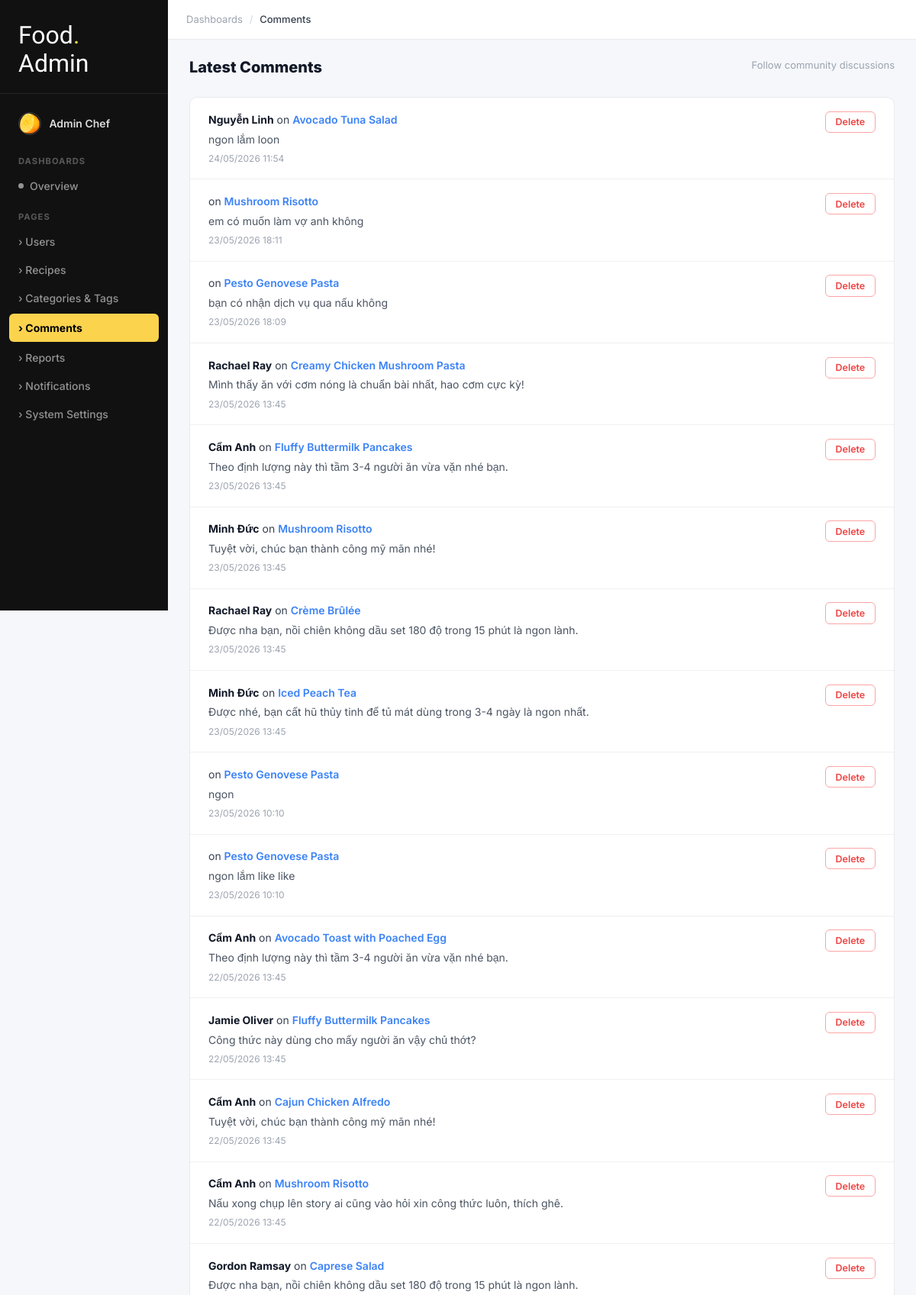
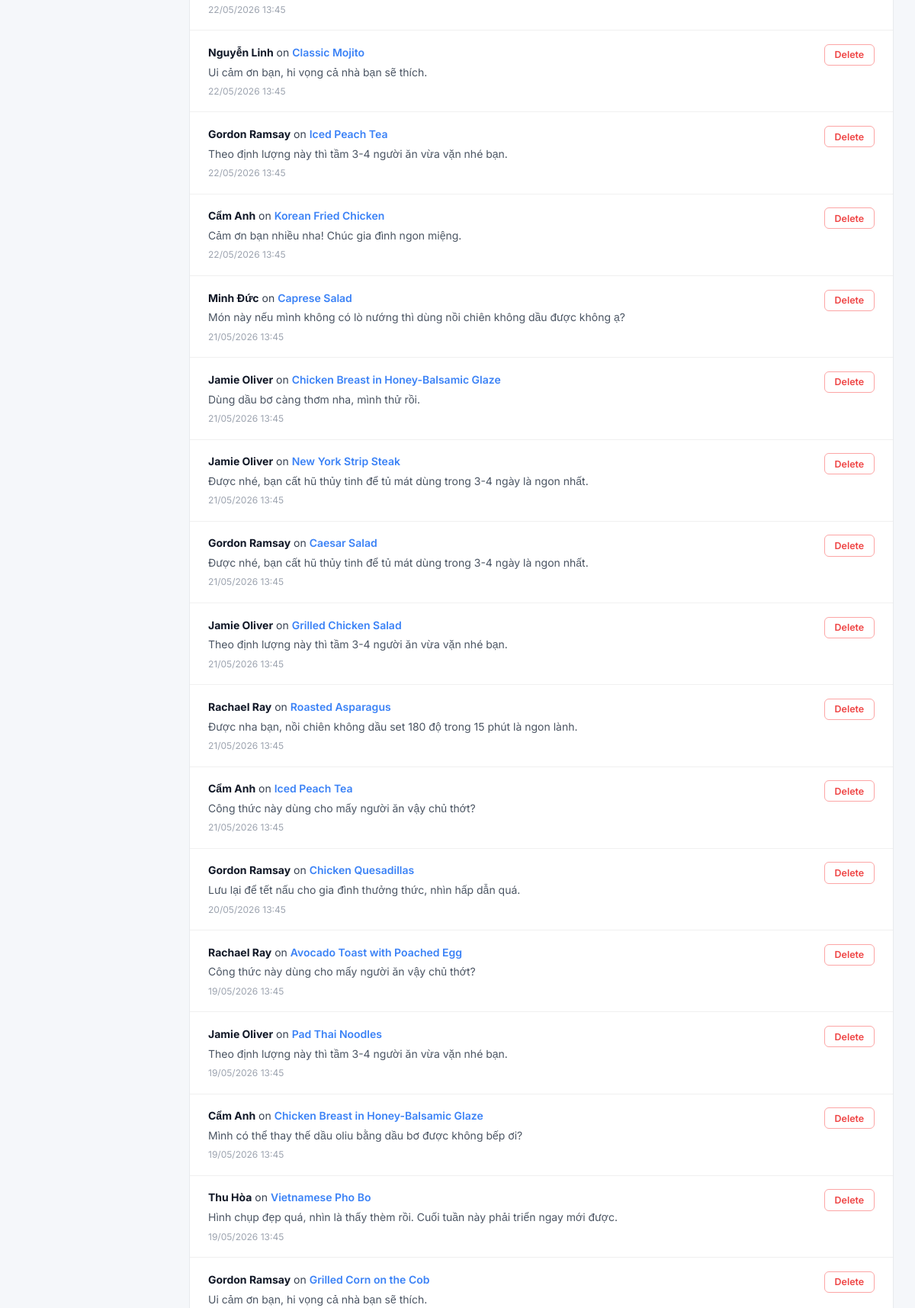
Page /frontend/pages/admin/comments.php (signed in, upper part) on the committed database (2 pictures, top to bottom).
### tables this page shows
CREATE TABLE `comments` (
  `id` int(11) NOT NULL,
  `recipe_id` int(11) NOT NULL,
  `user_id` int(11) NOT NULL,
  `parent_id` int(11) DEFAULT NULL COMMENT 'For nested comments/replies',
  `comment_text` text NOT NULL,
  `is_approved` tinyint(1) DEFAULT 1,
  `created_at` timestamp NOT NULL DEFAULT current_timestamp(),
  `updated_at` timestamp NOT NULL DEFAULT current_timestamp() ON UPDATE current_timestamp()
);

CREATE TABLE `users` (
  `id` int(11) NOT NULL,
  `username` varchar(50) NOT NULL,
  `email` varchar(100) NOT NULL,
  `password_hash` varchar(255) NOT NULL,
  `display_name` varchar(100) DEFAULT NULL,
  `bio` text DEFAULT NULL,
  `date_of_birth` date DEFAULT NULL,
  `profile_image` varchar(255) DEFAULT NULL,
  `role` enum('user','admin') DEFAULT 'user',
  `is_active` tinyint(1) DEFAULT 1,
  `created_at` timestamp NOT NULL DEFAULT current_timestamp(),
  `updated_at` timestamp NOT NULL DEFAULT current_timestamp() ON UPDATE current_timestamp(),
  `notification_prefs` longtext DEFAULT NULL CHECK (json_valid(`notification_prefs`)),
  `privacy_prefs` longtext DEFAULT NULL CHECK (json_valid(`privacy_prefs`))
);

CREATE TABLE `recipes` (
  `id` int(11) NOT NULL,
  `user_id` int(11) NOT NULL,
  `category_id` int(11) DEFAULT NULL,
  `title` varchar(200) NOT NULL,
  `slug` varchar(200) NOT NULL,
  `description` text DEFAULT NULL,
  `prep_time` int(11) DEFAULT NULL COMMENT 'Preparation time in minutes',
  `cook_time` int(11) DEFAULT NULL COMMENT 'Cooking time in minutes',
  `total_time` int(11) DEFAULT NULL COMMENT 'Total time in minutes',
  `servings` int(11) DEFAULT 4,
  `difficulty` enum('Easy','Medium','Hard') DEFAULT 'Medium',
  `main_image` varchar(255) DEFAULT NULL,
  `is_published` tinyint(1) DEFAULT 0,
  `is_featured` tinyint(1) DEFAULT 0,
  `view_count` int(11) DEFAULT 0,
  `created_at` timestamp NOT NULL DEFAULT current_timestamp(),
  `updated_at` timestamp NOT NULL DEFAULT current_timestamp() ON UPDATE current_timestamp()
);

### frontend/pages/admin/comments.php (the view, shortened to what this page needs)
<?php
require_once '../../includes/bootstrap.php';
$query = "SELECT c.id, c.comment_text, c.created_at, u.display_name, r.title AS recipe_title
          FROM comments c
          JOIN users u ON c.user_id = u.id
          JOIN recipes r ON c.recipe_id = r.id
          ORDER BY c.created_at DESC";
$result = $conn->query($query);
?>
<!DOCTYPE html>
<html lang="en">
<head>
<link rel="stylesheet" href="/smart-recipes/frontend/assets/css/base/variables.css">
<link rel="stylesheet" href="/smart-recipes/frontend/assets/css/base/reset.css">
<link rel="stylesheet" href="/smart-recipes/frontend/assets/css/pages/admin.css">
<link rel="stylesheet" href="/smart-recipes/frontend/assets/css/components/footer.css">
</head>
<body class="adm-body">
<div class="adm-layout">
    <?php include '../../includes/admin_sidebar.php'; ?>
    <div class="adm-main">
        <header class="adm-topbar">
            <div class="adm-topbar-left"><span>Dashboards</span><span class="adm-topbar-sep">/</span><span class="adm-tb-active">Comments</span></div>
            </header>
        <div class="adm-content">
            <div class="adm-page-header">
                <h1 class="adm-page-title">Latest Comments</h1>
                <span style="font-size:0.8125rem;color:#9CA3AF;">Follow community discussions</span>
            </div>
            <div class="adm-comment-list">
                <?php if ($result && $result->num_rows > 0): ?>
                    <?php while ($cmt = $result->fetch_assoc()): ?>
                    <div class="adm-comment-item">
                        <div style="flex:1;">
                            <p class="adm-comment-meta">
                                <strong><?= htmlspecialchars($cmt['display_name']) ?></strong>
                                on <a href="#"><?= htmlspecialchars($cmt['recipe_title']) ?></a>
                            </p>
                            <p class="adm-comment-text"><?= htmlspecialchars($cmt['comment_text']) ?></p>
                            <p class="adm-comment-time"><?= date('d/m/Y H:i', strtotime($cmt['created_at'])) ?></p>
                        </div>
                        <div>
                            <button class="adm-btn adm-btn-danger" onclick="deleteComment(<?= $cmt['id'] ?>)">Delete</button>
                        </div>
                    </div>
                    <?php endwhile; ?>
                <?php else: ?>
                    <div style="padding: 30px; text-align: center; color: #9CA3AF; background: #fff; border-radius: 12px; border: 1px solid #E5E7EB;">
                        Chưa có bình luận nào trên hệ thống.
                    </div>
                <?php endif; ?>
            </div>
        </div>
        <?php include '../../includes/footer.php'; ?>
</body>
</html>

### frontend/assets/css/base/variables.css (style rules this page uses)
:root { --color-primary: #000000; --color-secondary: #FCD34D; --color-accent: #3B82F6; --color-text: #1F2937; --color-text-light: #6B7280; --color-border: #E5E7EB; --color-bg: #F9FAFB; --color-white: #FFFFFF; --yellow-400: #FCD34D; --yellow-500: #F59E0B; --gray-50: #F9FAFB; --gray-100: #F3F4F6; --gray-200: #E5E7EB; --gray-300: #D1D5DB; --gray-400: #9CA3AF; --gray-600: #4B5563; --gray-700: #374151; --gray-800: #1F2937; --gray-900: #111827; --font-primary: 'Poppins', sans-serif; --font-logo: 'Rammetto One', cursive; --font-display: 'Pacifico', cursive; --text-xs: 0.75rem; --text-sm: 0.875rem; --text-base: 1rem; --text-lg: 1.125rem; --text-xl: 1.25rem; --text-2xl: 1.5rem; --text-3xl: 1.875rem; --text-4xl: 2.25rem; --text-5xl: 3rem; --spacing-1: 0.25rem; --spacing-2: 0.5rem; --spacing-3: 0.75rem; --spacing-4: 1rem; --spacing-6: 1.5rem; --spacing-8: 2rem; --spacing-12: 3rem; --spacing-16: 4rem; --radius-sm: 0.25rem; --radius-md: 0.5rem; --radius-lg: 0.75rem; --radius-xl: 1rem; --radius-full: 9999px; --shadow-sm: 0 1px 2px 0 rgba(0, 0, 0, 0.05); --shadow-md: 0 4px 6px -1px rgba(0, 0, 0, 0.1); --shadow-lg: 0 10px 15px -3px rgba(0, 0, 0, 0.1); --shadow-xl: 0 20px 25px -5px rgba(0, 0, 0, 0.1); --transition-fast: 150ms ease-in-out; --transition-base: 300ms ease-in-out; --transition-slow: 500ms ease-in-out; --container-max: 1280px; --navbar-height: 80px; --z-dropdown: 1000; --z-sticky: 1020; --z-modal: 1050; --z-tooltip: 1070; }

### frontend/assets/css/pages/admin.css (style rules this page uses)
*, *::before, *::after { box-sizing: border-box; }
body.adm-body { margin: 0; padding: 0; font-family: 'Inter', sans-serif; background: #f5f7fa; color: #111827; }
.adm-layout { display: flex; min-height: 100vh; }
.adm-main { flex: 1; display: flex; flex-direction: column; min-width: 0; background: #f5f7fa; }
.adm-topbar { height: 52px; background: white; border-bottom: 1px solid #e8eaed; display: flex; align-items: center; padding: 0 1.5rem; gap: 0.75rem; position: sticky; top: 0; z-index: 50; flex-shrink: 0; }
.adm-topbar-left { display: flex; align-items: center; gap: 0.4rem; font-size: 0.8125rem; color: #9CA3AF; }
.adm-topbar-left .adm-tb-active { color: #374151; font-weight: 500; }
.adm-topbar-sep { color: #D1D5DB; margin: 0 0.15rem; }
.adm-content { padding: 1.5rem 1.75rem; flex: 1; overflow-y: auto; }
.adm-page-header { display: flex; align-items: flex-start; justify-content: space-between; margin-bottom: 1.5rem; }
.adm-page-title { font-size: 1.25rem; font-weight: 800; color: #111827; margin: 0 0 0.2rem; }
.adm-btn { display: inline-flex; align-items: center; gap: 0.25rem; padding: 0.35rem 0.8rem; border-radius: 6px; font-size: 0.78rem; font-weight: 600; cursor: pointer; border: 1px solid transparent; transition: all 0.15s; font-family: inherit; text-decoration: none; }
.adm-btn-danger { background: white; border-color: #FCA5A5; color: #EF4444; }
.adm-comment-list { background: white; border-radius: 10px; border: 1px solid #e8eaed; overflow: hidden; }
.adm-comment-item { padding: 1.1rem 1.5rem; border-bottom: 1px solid #f0f0f0; display: flex; align-items: flex-start; justify-content: space-between; gap: 1rem; }
.adm-comment-meta { font-size: 0.875rem; margin: 0 0 0.3rem; color: #374151; }
.adm-comment-meta strong { color: #111827; font-weight: 700; }
.adm-comment-meta a { color: #3B82F6; text-decoration: none; font-weight: 600; }
.adm-comment-text { font-size: 0.875rem; color: #4B5563; margin: 0 0 0.35rem; line-height: 1.55; }
.adm-comment-time { font-size: 0.75rem; color: #9CA3AF; margin: 0; }

### rows in the picture
comments: user.display_name "Nguyễn Linh", recipe.title "Avocado Tuna Salad", comment_text "ngon lắm loon", created_at "24/05/2026 11:54"
comments: recipe.title "Mushroom Risotto", comment_text "em có muốn làm vợ anh không", created_at "23/05/2026 18:11"
comments: recipe.title "Pesto Genovese Pasta", comment_text "bạn có nhận dịch vụ qua nấu không", created_at "23/05/2026 18:09"
comments: user.display_name "Rachael Ray", recipe.title "Creamy Chicken Mushroom Pasta", comment_text "Mình thấy ăn với cơm nóng là chuẩn bài nhất, hao cơm cực kỳ!", created_at "23/05/2026 13:45"
comments: user.display_name "Cẩm Anh", recipe.title "Fluffy Buttermilk Pancakes", comment_text "Theo định lượng này thì tầm 3-4 người ăn vừa vặn nhé bạn.", created_at "23/05/2026 13:45"
comments: user.display_name "Minh Đức", recipe.title "Mushroom Risotto", comment_text "Tuyệt vời, chúc bạn thành công mỹ mãn nhé!", created_at "23/05/2026 13:45"
comments: user.display_name "Rachael Ray", recipe.title "Crème Brûlée", comment_text "Được nha bạn, nồi chiên không dầu set 180 độ trong 15 phút là ngon lành.", created_at "23/05/2026 13:45"
comments: user.display_name "Minh Đức", recipe.title "Iced Peach Tea", comment_text "Được nhé, bạn cất hũ thủy tinh để tủ mát dùng trong 3-4 ngày là ngon nhất.", created_at "23/05/2026 13:45"
comments: recipe.title "Pesto Genovese Pasta", comment_text "ngon", created_at "23/05/2026 10:10"
comments: recipe.title "Pesto Genovese Pasta", comment_text "ngon lắm like like", created_at "23/05/2026 10:10"
comments: user.display_name "Cẩm Anh", recipe.title "Avocado Toast with Poached Egg", comment_text "Theo định lượng này thì tầm 3-4 người ăn vừa vặn nhé bạn.", created_at "22/05/2026 13:45"
comments: user.display_name "Jamie Oliver", recipe.title "Fluffy Buttermilk Pancakes", comment_text "Công thức này dùng cho mấy người ăn vậy chủ thớt?", created_at "22/05/2026 13:45"
comments: user.display_name "Cẩm Anh", recipe.title "Cajun Chicken Alfredo", comment_text "Tuyệt vời, chúc bạn thành công mỹ mãn nhé!", created_at "22/05/2026 13:45"
comments: user.display_name "Cẩm Anh", recipe.title "Mushroom Risotto", comment_text "Nấu xong chụp lên story ai cũng vào hỏi xin công thức luôn, thích ghê.", created_at "22/05/2026 13:45"
comments: user.display_name "Gordon Ramsay", recipe.title "Caprese Salad", comment_text "Được nha bạn, nồi chiên không dầu set 180 độ trong 15 phút là ngon lành.", created_at "22/05/2026 13:45"
comments: user.display_name "Nguyễn Linh", recipe.title "Classic Mojito", comment_text "Ui cảm ơn bạn, hi vọng cả nhà bạn sẽ thích.", created_at "22/05/2026 13:45"
comments: user.display_name "Gordon Ramsay", recipe.title "Iced Peach Tea", comment_text "Theo định lượng này thì tầm 3-4 người ăn vừa vặn nhé bạn.", created_at "22/05/2026 13:45"
comments: user.display_name "Cẩm Anh", recipe.title "Korean Fried Chicken", comment_text "Cảm ơn bạn nhiều nha! Chúc gia đình ngon miệng.", created_at "22/05/2026 13:45"
comments: user.display_name "Minh Đức", recipe.title "Caprese Salad", comment_text "Món này nếu mình không có lò nướng thì dùng nồi chiên không dầu được không ạ?", created_at "21/05/2026 13:45"
comments: user.display_name "Jamie Oliver", recipe.title "Chicken Breast in Honey-Balsamic Glaze", comment_text "Dùng dầu bơ càng thơm nha, mình thử rồi.", created_at "21/05/2026 13:45"
comments: user.display_name "Jamie Oliver", recipe.title "New York Strip Steak", comment_text "Được nhé, bạn cất hũ thủy tinh để tủ mát dùng trong 3-4 ngày là ngon nhất.", created_at "21/05/2026 13:45"
comments: user.display_name "Gordon Ramsay", recipe.title "Caesar Salad", comment_text "Được nhé, bạn cất hũ thủy tinh để tủ mát dùng trong 3-4 ngày là ngon nhất.", created_at "21/05/2026 13:45"
comments: user.display_name "Jamie Oliver", recipe.title "Grilled Chicken Salad", comment_text "Theo định lượng này thì tầm 3-4 người ăn vừa vặn nhé bạn.", created_at "21/05/2026 13:45"
comments: user.display_name "Rachael Ray", recipe.title "Roasted Asparagus", comment_text "Được nha bạn, nồi chiên không dầu set 180 độ trong 15 phút là ngon lành.", created_at "21/05/2026 13:45"
comments: user.display_name "Cẩm Anh", recipe.title "Iced Peach Tea", comment_text "Công thức này dùng cho mấy người ăn vậy chủ thớt?", created_at "21/05/2026 13:45"
comments: user.display_name "Gordon Ramsay", recipe.title "Chicken Quesadillas", comment_text "Lưu lại để tết nấu cho gia đình thưởng thức, nhìn hấp dẫn quá.", created_at "20/05/2026 13:45"
comments: user.display_name "Rachael Ray", recipe.title "Avocado Toast with Poached Egg", comment_text "Công thức này dùng cho mấy người ăn vậy chủ thớt?", created_at "19/05/2026 13:45"
comments: user.display_name "Jamie Oliver", recipe.title "Pad Thai Noodles", comment_text "Theo định lượng này thì tầm 3-4 người ăn vừa vặn nhé bạn.", created_at "19/05/2026 13:45"
comments: user.display_name "Cẩm Anh", recipe.title "Chicken Breast in Honey-Balsamic Glaze", comment_text "Mình có thể thay thế dầu oliu bằng dầu bơ được không bếp ơi?", created_at "19/05/2026 13:45"
comments: user.display_name "Thu Hòa", recipe.title "Vietnamese Pho Bo", comment_text "Hình chụp đẹp quá, nhìn là thấy thèm rồi. Cuối tuần này phải triển ngay mới được.", created_at "19/05/2026 13:45"
comments: user.display_name "Gordon Ramsay", recipe.title "Grilled Corn on the Cob", comment_text "Ui cảm ơn bạn, hi vọng cả nhà bạn sẽ thích."

### other values in the picture
$_adm_u['display_name'] "Admin Chef"
